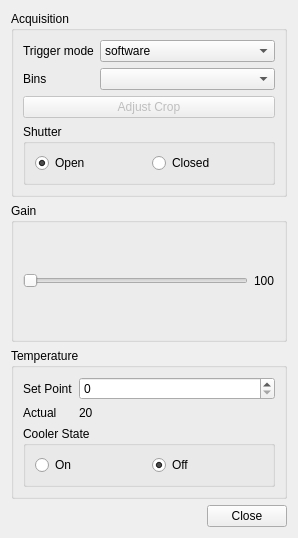
<?xml version="1.0" encoding="UTF-8"?>
<ui version="4.0">
 <class>SetupDialog</class>
 <widget class="QDialog" name="SetupDialog">
  <property name="windowModality">
   <enum>Qt::WindowModal</enum>
  </property>
  <property name="geometry">
   <rect>
    <x>0</x>
    <y>0</y>
    <width>298</width>
    <height>538</height>
   </rect>
  </property>
  <property name="windowTitle">
   <string>Camera Setup</string>
  </property>
  <layout class="QVBoxLayout" name="verticalLayout_3">
   <item>
    <widget class="QGroupBox" name="acquisitionGroupBox">
     <property name="title">
      <string>Acquisition</string>
     </property>
     <layout class="QVBoxLayout" name="verticalLayout">
      <item>
       <layout class="QFormLayout" name="formLayout">
        <item row="1" column="0">
         <widget class="QLabel" name="label">
          <property name="text">
           <string>Bins</string>
          </property>
         </widget>
        </item>
        <item row="1" column="1">
         <widget class="QComboBox" name="binsBox"/>
        </item>
        <item row="0" column="0">
         <widget class="QLabel" name="label_4">
          <property name="text">
           <string>Trigger mode</string>
          </property>
         </widget>
        </item>
        <item row="0" column="1">
         <widget class="QComboBox" name="triggerModeBox">
          <item>
           <property name="text">
            <string>software</string>
           </property>
          </item>
          <item>
           <property name="text">
            <string>external</string>
           </property>
          </item>
         </widget>
        </item>
       </layout>
      </item>
      <item>
       <widget class="QPushButton" name="adjustCropButton_2">
        <property name="enabled">
         <bool>false</bool>
        </property>
        <property name="text">
         <string>Adjust Crop</string>
        </property>
       </widget>
      </item>
      <item>
       <widget class="QGroupBox" name="shutterGroupBox">
        <property name="title">
         <string>Shutter</string>
        </property>
        <layout class="QHBoxLayout" name="horizontalLayout">
         <item>
          <widget class="QRadioButton" name="openShutterButton">
           <property name="text">
            <string>Open</string>
           </property>
           <property name="checked">
            <bool>true</bool>
           </property>
          </widget>
         </item>
         <item>
          <widget class="QRadioButton" name="closeShutterButton">
           <property name="text">
            <string>Closed</string>
           </property>
           <property name="checked">
            <bool>false</bool>
           </property>
          </widget>
         </item>
        </layout>
       </widget>
      </item>
     </layout>
    </widget>
   </item>
   <item>
    <widget class="QGroupBox" name="gainGroupBox">
     <property name="title">
      <string>Gain</string>
     </property>
     <layout class="QHBoxLayout" name="horizontalLayout_6">
      <item>
       <widget class="QSlider" name="gainSlider">
        <property name="orientation">
         <enum>Qt::Horizontal</enum>
        </property>
       </widget>
      </item>
      <item>
       <widget class="QLabel" name="gainLbl">
        <property name="text">
         <string>100</string>
        </property>
       </widget>
      </item>
     </layout>
    </widget>
   </item>
   <item>
    <widget class="QGroupBox" name="tempGroupBox">
     <property name="title">
      <string>Temperature</string>
     </property>
     <layout class="QVBoxLayout" name="verticalLayout_2">
      <item>
       <layout class="QFormLayout" name="formLayout_5">
        <property name="fieldGrowthPolicy">
         <enum>QFormLayout::AllNonFixedFieldsGrow</enum>
        </property>
        <item row="0" column="1">
         <widget class="QSpinBox" name="tempSetPointBox"/>
        </item>
        <item row="0" column="0">
         <widget class="QLabel" name="label_10">
          <property name="text">
           <string>Set Point</string>
          </property>
         </widget>
        </item>
        <item row="1" column="0">
         <widget class="QLabel" name="label_11">
          <property name="text">
           <string>Actual</string>
          </property>
         </widget>
        </item>
        <item row="1" column="1">
         <widget class="QLabel" name="tempLbl">
          <property name="text">
           <string>20</string>
          </property>
         </widget>
        </item>
       </layout>
      </item>
      <item>
       <widget class="QGroupBox" name="coolerStateBox">
        <property name="title">
         <string>Cooler State</string>
        </property>
        <layout class="QHBoxLayout" name="horizontalLayout_3">
         <item>
          <widget class="QRadioButton" name="coolerOnButton">
           <property name="text">
            <string>On</string>
           </property>
          </widget>
         </item>
         <item>
          <widget class="QRadioButton" name="coolerOffButton">
           <property name="text">
            <string>Off</string>
           </property>
           <property name="checked">
            <bool>true</bool>
           </property>
          </widget>
         </item>
        </layout>
       </widget>
      </item>
     </layout>
    </widget>
   </item>
   <item>
    <layout class="QHBoxLayout" name="horizontalLayout_4">
     <item>
      <spacer name="horizontalSpacer">
       <property name="orientation">
        <enum>Qt::Horizontal</enum>
       </property>
       <property name="sizeHint" stdset="0">
        <size>
         <width>40</width>
         <height>20</height>
        </size>
       </property>
      </spacer>
     </item>
     <item>
      <widget class="QPushButton" name="closeButton">
       <property name="text">
        <string>Close</string>
       </property>
      </widget>
     </item>
    </layout>
   </item>
  </layout>
 </widget>
 <resources/>
 <connections/>
</ui>
